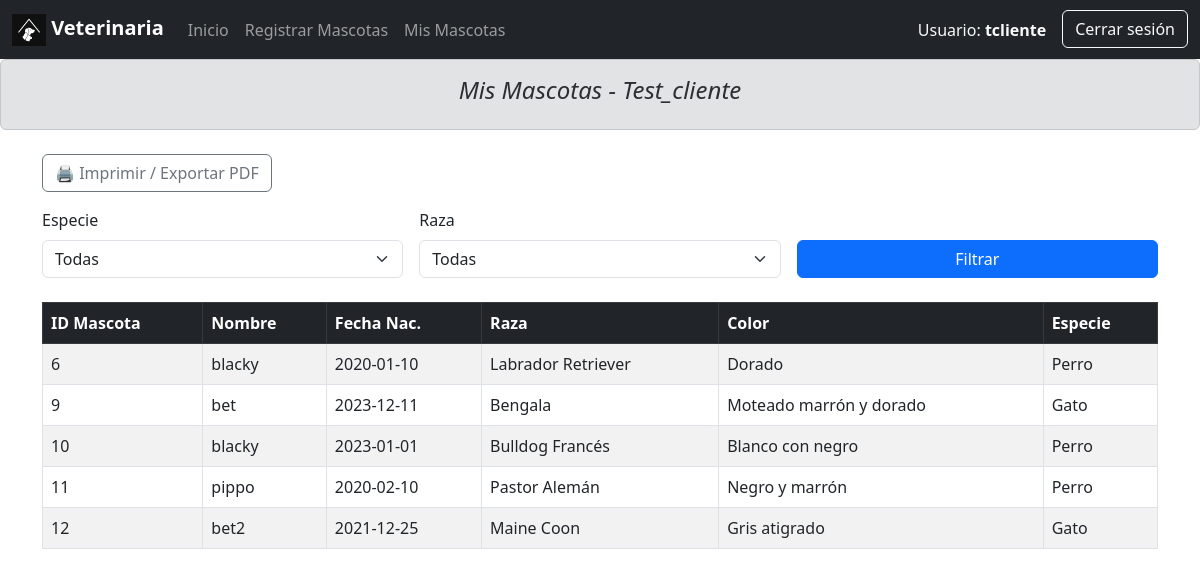
Page /cliente_mascota_report.php (signed in) on the committed database.
### tables this page shows
CREATE TABLE `mascota` (
  `ID_Mascota` int(11) NOT NULL,
  `Nombre` varchar(50) NOT NULL,
  `Fecha_Nacimiento` date DEFAULT NULL,
  `ID_Raza` int(11) NOT NULL,
  `ID_Cliente` int(11) NOT NULL
);

CREATE TABLE `raza` (
  `ID_Raza` int(11) NOT NULL,
  `Nombre_Raza` varchar(50) NOT NULL,
  `ID_Especie` int(11) NOT NULL,
  `Color` varchar(30) DEFAULT NULL
);

CREATE TABLE `especie` (
  `ID_Especie` int(11) NOT NULL,
  `Nombre_Especie` varchar(50) NOT NULL
);

### cliente_mascota_report.php (the view, shortened to what this page needs)
<?php
include('conexion.php');
$usuario = $_SESSION['usuario']['Nombre'] ?? 'Invitado';
$id_cliente = $_SESSION['usuario']['ID_Cliente'] ?? null;
$where = ["m.ID_Cliente = " . intval($id_cliente)];
$whereSQL = "WHERE " . implode(" AND ", $where);
$query = "
SELECT
  m.ID_Mascota, m.Nombre AS NombreMascota, m.Fecha_Nacimiento AS FechaMascota,
  r.Nombre_Raza, r.Color,
  e.Nombre_Especie
FROM Mascota m
JOIN Raza r ON m.ID_Raza = r.ID_Raza
JOIN Especie e ON r.ID_Especie = e.ID_Especie
$whereSQL
ORDER BY m.ID_Mascota";
$resultado = $conexion->query($query);
?>
<!DOCTYPE html>
<html lang="es">
<head>
  <link href="https://cdn.jsdelivr.net/npm/bootstrap@5.3.0/dist/css/bootstrap.min.css" rel="stylesheet">
  <?php require("inc/menu_cliente.php"); ?>
</head>
<body>
  <div class="alert alert-secondary text-center fst-italic" role="alert">
    <h4>Mis Mascotas - <?= htmlspecialchars($usuario) ?></h4>
  </div>
  <div class="container mt-4">
    <div class="mb-3">
      <a href="#" onclick="imprimirReporte()" class="btn btn-outline-secondary">🖨️ Imprimir / Exportar PDF</a>
    </div>
    <form method="get" class="row g-3 mb-4">
      <div class="col-md-4">
        <label class="form-label">Especie</label>
        <select name="especie" class="form-select">
          <option value="">Todas</option>
        </select>
      </div>
      <div class="col-md-4">
        <label class="form-label">Raza</label>
        <select name="raza" class="form-select">
          <option value="">Todas</option>
        </select>
      </div>
      <div class="col-md-4 align-self-end">
        <button type="submit" class="btn btn-primary w-100">Filtrar</button>
      </div>
    </form>
    <table class="table table-bordered table-striped">
      <thead class="table-dark">
        <tr>
          <th>ID Mascota</th><th>Nombre</th><th>Fecha Nac.</th><th>Raza</th><th>Color</th><th>Especie</th>
        </tr>
      </thead>
      <tbody>
        <?php while ($fila = $resultado->fetch_assoc()): ?>
          <tr>
            <td><?= $fila['ID_Mascota'] ?></td>
            <td><?= htmlspecialchars($fila['NombreMascota']) ?></td>
            <td><?= htmlspecialchars($fila['FechaMascota']) ?></td>
            <td><?= htmlspecialchars($fila['Nombre_Raza']) ?></td>
            <td><?= htmlspecialchars($fila['Color']) ?></td>
            <td><?= htmlspecialchars($fila['Nombre_Especie']) ?></td>
          </tr>
        <?php endwhile; ?>
      </tbody>
    </table>
  </div>
</body>
</html>

### rows in the picture
mascota: ID_Mascota "6", Nombre "blacky", Fecha_Nacimiento "2020-01-10", ID_Raza.Nombre_Raza "Labrador Retriever", ID_Raza.Color "Dorado", especie.Nombre_Especie "Perro"
mascota: ID_Mascota "9", Nombre "bet", Fecha_Nacimiento "2023-12-11", ID_Raza.Nombre_Raza "Bengala", ID_Raza.Color "Moteado marrón y dorado", especie.Nombre_Especie "Gato"
mascota: ID_Mascota "10", Nombre "blacky", Fecha_Nacimiento "2023-01-01", ID_Raza.Nombre_Raza "Bulldog Francés", ID_Raza.Color "Blanco con negro", especie.Nombre_Especie "Perro"
mascota: ID_Mascota "11", Nombre "pippo", Fecha_Nacimiento "2020-02-10", ID_Raza.Nombre_Raza "Pastor Alemán", ID_Raza.Color "Negro y marrón", especie.Nombre_Especie "Perro"
mascota: ID_Mascota "12", Nombre "bet2", Fecha_Nacimiento "2021-12-25", ID_Raza.Nombre_Raza "Maine Coon", ID_Raza.Color "Gris atigrado", especie.Nombre_Especie "Gato"

### other values in the picture
$nombreUsuario "tcliente"
$usuario "Test_cliente"
